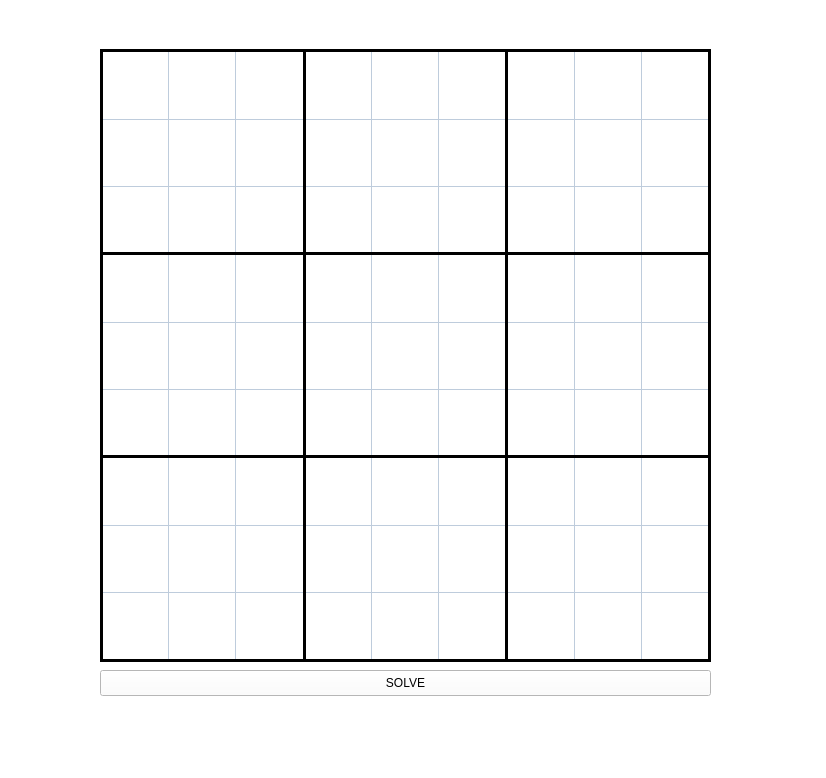
<?xml version="1.0" encoding="UTF-8"?>
<ui version="4.0">
 <class>MainWindow</class>
 <widget class="QMainWindow" name="MainWindow">
  <property name="geometry">
   <rect>
    <x>0</x>
    <y>0</y>
    <width>826</width>
    <height>778</height>
   </rect>
  </property>
  <property name="windowTitle">
   <string>MainWindow</string>
  </property>
  <property name="layoutDirection">
   <enum>Qt::LeftToRight</enum>
  </property>
  <property name="styleSheet">
   <string notr="true">background-color: rgb(255, 255, 255);
border-color: rgb(193, 125, 17);</string>
  </property>
  <widget class="QWidget" name="centralwidget">
   <widget class="QWidget" name="gridLayoutWidget">
    <property name="geometry">
     <rect>
      <x>100</x>
      <y>50</y>
      <width>611</width>
      <height>611</height>
     </rect>
    </property>
    <layout class="QGridLayout" name="glMainBoard">
     <property name="spacing">
      <number>0</number>
     </property>
    </layout>
   </widget>
   <widget class="Line" name="line_1">
    <property name="geometry">
     <rect>
      <x>100</x>
      <y>243</y>
      <width>611</width>
      <height>20</height>
     </rect>
    </property>
    <property name="styleSheet">
     <string notr="true">color: rgb(0, 0, 0);
background-color: rgba(255, 255, 0, 0);</string>
    </property>
    <property name="frameShadow">
     <enum>QFrame::Plain</enum>
    </property>
    <property name="lineWidth">
     <number>3</number>
    </property>
    <property name="orientation">
     <enum>Qt::Horizontal</enum>
    </property>
   </widget>
   <widget class="Line" name="line_2">
    <property name="geometry">
     <rect>
      <x>100</x>
      <y>446</y>
      <width>611</width>
      <height>20</height>
     </rect>
    </property>
    <property name="styleSheet">
     <string notr="true">color: rgb(0, 0, 0);
background-color: rgba(255, 255, 0, 0);</string>
    </property>
    <property name="frameShadow">
     <enum>QFrame::Plain</enum>
    </property>
    <property name="lineWidth">
     <number>3</number>
    </property>
    <property name="orientation">
     <enum>Qt::Horizontal</enum>
    </property>
   </widget>
   <widget class="Line" name="line_3">
    <property name="geometry">
     <rect>
      <x>294</x>
      <y>50</y>
      <width>20</width>
      <height>611</height>
     </rect>
    </property>
    <property name="styleSheet">
     <string notr="true">color: rgb(0, 0, 0);
background-color: rgba(255, 255, 0, 0);</string>
    </property>
    <property name="frameShadow">
     <enum>QFrame::Plain</enum>
    </property>
    <property name="lineWidth">
     <number>3</number>
    </property>
    <property name="orientation">
     <enum>Qt::Vertical</enum>
    </property>
   </widget>
   <widget class="Line" name="line_4">
    <property name="geometry">
     <rect>
      <x>496</x>
      <y>50</y>
      <width>20</width>
      <height>611</height>
     </rect>
    </property>
    <property name="styleSheet">
     <string notr="true">color: rgb(0, 0, 0);
background-color: rgba(255, 255, 0, 0);</string>
    </property>
    <property name="frameShadow">
     <enum>QFrame::Plain</enum>
    </property>
    <property name="lineWidth">
     <number>3</number>
    </property>
    <property name="orientation">
     <enum>Qt::Vertical</enum>
    </property>
   </widget>
   <widget class="QPushButton" name="pushButton">
    <property name="geometry">
     <rect>
      <x>100</x>
      <y>670</y>
      <width>611</width>
      <height>26</height>
     </rect>
    </property>
    <property name="text">
     <string>SOLVE</string>
    </property>
   </widget>
   <widget class="Line" name="line_5">
    <property name="geometry">
     <rect>
      <x>158</x>
      <y>50</y>
      <width>20</width>
      <height>611</height>
     </rect>
    </property>
    <property name="styleSheet">
     <string notr="true">color: #BECCDC;
background-color: rgba(255, 255, 0, 0);</string>
    </property>
    <property name="frameShadow">
     <enum>QFrame::Plain</enum>
    </property>
    <property name="lineWidth">
     <number>1</number>
    </property>
    <property name="orientation">
     <enum>Qt::Vertical</enum>
    </property>
   </widget>
   <widget class="Line" name="line_6">
    <property name="geometry">
     <rect>
      <x>91</x>
      <y>50</y>
      <width>20</width>
      <height>611</height>
     </rect>
    </property>
    <property name="styleSheet">
     <string notr="true">color: rgb(0, 0, 0);
background-color: rgba(255, 255, 0, 0);</string>
    </property>
    <property name="frameShadow">
     <enum>QFrame::Plain</enum>
    </property>
    <property name="lineWidth">
     <number>3</number>
    </property>
    <property name="orientation">
     <enum>Qt::Vertical</enum>
    </property>
   </widget>
   <widget class="Line" name="line_7">
    <property name="geometry">
     <rect>
      <x>225</x>
      <y>50</y>
      <width>20</width>
      <height>611</height>
     </rect>
    </property>
    <property name="styleSheet">
     <string notr="true">color: #BECCDC;
background-color: rgba(255, 255, 0, 0);</string>
    </property>
    <property name="frameShadow">
     <enum>QFrame::Plain</enum>
    </property>
    <property name="lineWidth">
     <number>1</number>
    </property>
    <property name="orientation">
     <enum>Qt::Vertical</enum>
    </property>
   </widget>
   <widget class="Line" name="line_8">
    <property name="geometry">
     <rect>
      <x>361</x>
      <y>50</y>
      <width>20</width>
      <height>611</height>
     </rect>
    </property>
    <property name="styleSheet">
     <string notr="true">color: #BECCDC;
background-color: rgba(255, 255, 0, 0);</string>
    </property>
    <property name="frameShadow">
     <enum>QFrame::Plain</enum>
    </property>
    <property name="lineWidth">
     <number>1</number>
    </property>
    <property name="orientation">
     <enum>Qt::Vertical</enum>
    </property>
   </widget>
   <widget class="Line" name="line_9">
    <property name="geometry">
     <rect>
      <x>428</x>
      <y>50</y>
      <width>20</width>
      <height>611</height>
     </rect>
    </property>
    <property name="styleSheet">
     <string notr="true">color: #BECCDC;
background-color: rgba(255, 255, 0, 0);</string>
    </property>
    <property name="frameShadow">
     <enum>QFrame::Plain</enum>
    </property>
    <property name="lineWidth">
     <number>1</number>
    </property>
    <property name="orientation">
     <enum>Qt::Vertical</enum>
    </property>
   </widget>
   <widget class="Line" name="line_10">
    <property name="geometry">
     <rect>
      <x>564</x>
      <y>50</y>
      <width>20</width>
      <height>611</height>
     </rect>
    </property>
    <property name="styleSheet">
     <string notr="true">color: #BECCDC;
background-color: rgba(255, 255, 0, 0);</string>
    </property>
    <property name="frameShadow">
     <enum>QFrame::Plain</enum>
    </property>
    <property name="lineWidth">
     <number>1</number>
    </property>
    <property name="orientation">
     <enum>Qt::Vertical</enum>
    </property>
   </widget>
   <widget class="Line" name="line_11">
    <property name="geometry">
     <rect>
      <x>631</x>
      <y>50</y>
      <width>20</width>
      <height>611</height>
     </rect>
    </property>
    <property name="styleSheet">
     <string notr="true">color: #BECCDC;
background-color: rgba(255, 255, 0, 0);</string>
    </property>
    <property name="frameShadow">
     <enum>QFrame::Plain</enum>
    </property>
    <property name="lineWidth">
     <number>1</number>
    </property>
    <property name="orientation">
     <enum>Qt::Vertical</enum>
    </property>
   </widget>
   <widget class="Line" name="line_12">
    <property name="geometry">
     <rect>
      <x>699</x>
      <y>50</y>
      <width>20</width>
      <height>611</height>
     </rect>
    </property>
    <property name="styleSheet">
     <string notr="true">color: rgb(0, 0, 0);
background-color: rgba(255, 255, 0, 0);</string>
    </property>
    <property name="frameShadow">
     <enum>QFrame::Plain</enum>
    </property>
    <property name="lineWidth">
     <number>3</number>
    </property>
    <property name="orientation">
     <enum>Qt::Vertical</enum>
    </property>
   </widget>
   <widget class="Line" name="line_13">
    <property name="geometry">
     <rect>
      <x>100</x>
      <y>582</y>
      <width>611</width>
      <height>20</height>
     </rect>
    </property>
    <property name="styleSheet">
     <string notr="true">color: #BECCDC;
background-color: rgba(255, 255, 0, 0);</string>
    </property>
    <property name="frameShadow">
     <enum>QFrame::Plain</enum>
    </property>
    <property name="lineWidth">
     <number>1</number>
    </property>
    <property name="orientation">
     <enum>Qt::Horizontal</enum>
    </property>
   </widget>
   <widget class="Line" name="line_14">
    <property name="geometry">
     <rect>
      <x>100</x>
      <y>650</y>
      <width>611</width>
      <height>20</height>
     </rect>
    </property>
    <property name="styleSheet">
     <string notr="true">color: rgb(0, 0, 0);
background-color: rgba(255, 255, 0, 0);</string>
    </property>
    <property name="frameShadow">
     <enum>QFrame::Plain</enum>
    </property>
    <property name="lineWidth">
     <number>3</number>
    </property>
    <property name="orientation">
     <enum>Qt::Horizontal</enum>
    </property>
   </widget>
   <widget class="Line" name="line_15">
    <property name="geometry">
     <rect>
      <x>100</x>
      <y>515</y>
      <width>611</width>
      <height>20</height>
     </rect>
    </property>
    <property name="styleSheet">
     <string notr="true">color: #BECCDC;
background-color: rgba(255, 255, 0, 0);</string>
    </property>
    <property name="frameShadow">
     <enum>QFrame::Plain</enum>
    </property>
    <property name="lineWidth">
     <number>1</number>
    </property>
    <property name="orientation">
     <enum>Qt::Horizontal</enum>
    </property>
   </widget>
   <widget class="Line" name="line_16">
    <property name="geometry">
     <rect>
      <x>100</x>
      <y>379</y>
      <width>611</width>
      <height>20</height>
     </rect>
    </property>
    <property name="styleSheet">
     <string notr="true">color: #BECCDC;
background-color: rgba(255, 255, 0, 0);</string>
    </property>
    <property name="frameShadow">
     <enum>QFrame::Plain</enum>
    </property>
    <property name="lineWidth">
     <number>1</number>
    </property>
    <property name="orientation">
     <enum>Qt::Horizontal</enum>
    </property>
   </widget>
   <widget class="Line" name="line_17">
    <property name="geometry">
     <rect>
      <x>100</x>
      <y>312</y>
      <width>611</width>
      <height>20</height>
     </rect>
    </property>
    <property name="styleSheet">
     <string notr="true">color: #BECCDC;
background-color: rgba(255, 255, 0, 0);</string>
    </property>
    <property name="frameShadow">
     <enum>QFrame::Plain</enum>
    </property>
    <property name="lineWidth">
     <number>1</number>
    </property>
    <property name="orientation">
     <enum>Qt::Horizontal</enum>
    </property>
   </widget>
   <widget class="Line" name="line_18">
    <property name="geometry">
     <rect>
      <x>100</x>
      <y>176</y>
      <width>611</width>
      <height>20</height>
     </rect>
    </property>
    <property name="styleSheet">
     <string notr="true">color: #BECCDC;
background-color: rgba(255, 255, 0, 0);</string>
    </property>
    <property name="frameShadow">
     <enum>QFrame::Plain</enum>
    </property>
    <property name="lineWidth">
     <number>1</number>
    </property>
    <property name="orientation">
     <enum>Qt::Horizontal</enum>
    </property>
   </widget>
   <widget class="Line" name="line_19">
    <property name="geometry">
     <rect>
      <x>100</x>
      <y>109</y>
      <width>611</width>
      <height>20</height>
     </rect>
    </property>
    <property name="styleSheet">
     <string notr="true">color: #BECCDC;
background-color: rgba(255, 255, 0, 0);</string>
    </property>
    <property name="frameShadow">
     <enum>QFrame::Plain</enum>
    </property>
    <property name="lineWidth">
     <number>1</number>
    </property>
    <property name="orientation">
     <enum>Qt::Horizontal</enum>
    </property>
   </widget>
   <widget class="Line" name="line_20">
    <property name="geometry">
     <rect>
      <x>100</x>
      <y>40</y>
      <width>611</width>
      <height>20</height>
     </rect>
    </property>
    <property name="styleSheet">
     <string notr="true">color: rgb(0, 0, 0);
background-color: rgba(255, 255, 0, 0);</string>
    </property>
    <property name="frameShadow">
     <enum>QFrame::Plain</enum>
    </property>
    <property name="lineWidth">
     <number>3</number>
    </property>
    <property name="orientation">
     <enum>Qt::Horizontal</enum>
    </property>
   </widget>
   <zorder>gridLayoutWidget</zorder>
   <zorder>pushButton</zorder>
   <zorder>line_7</zorder>
   <zorder>line_19</zorder>
   <zorder>line_8</zorder>
   <zorder>line_18</zorder>
   <zorder>line_16</zorder>
   <zorder>line_15</zorder>
   <zorder>line_9</zorder>
   <zorder>line_10</zorder>
   <zorder>line_17</zorder>
   <zorder>line_13</zorder>
   <zorder>line_11</zorder>
   <zorder>line_5</zorder>
   <zorder>line_1</zorder>
   <zorder>line_2</zorder>
   <zorder>line_3</zorder>
   <zorder>line_20</zorder>
   <zorder>line_12</zorder>
   <zorder>line_6</zorder>
   <zorder>line_4</zorder>
   <zorder>line_14</zorder>
  </widget>
  <widget class="QMenuBar" name="menubar">
   <property name="geometry">
    <rect>
     <x>0</x>
     <y>0</y>
     <width>826</width>
     <height>23</height>
    </rect>
   </property>
  </widget>
  <widget class="QStatusBar" name="statusbar"/>
 </widget>
 <resources/>
 <connections/>
</ui>
